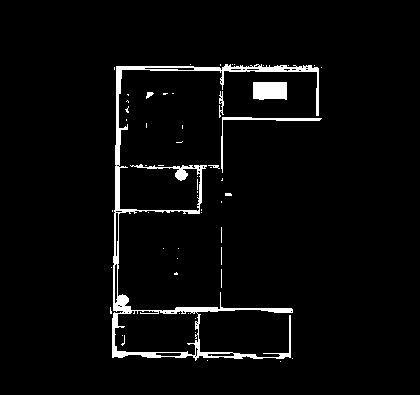
#> input picture src/img/global_map.png, 420 x 395 px, found by its file name
$ python ransac_test.py
#> lines starting #> are read from the running program, lines starting #| are printed output that depends on the picture; after the words box and inside, x2 and y2 are one past the last pixel; in counts of white or black regions, pixels touching at a corner belong together; pictures that were not available may be replaced by others from this repository, and a replacement may not be noted
### ROS_ws/src/custom_slam/custom_slam/ransac_matcher.py
from sklearn.linear_model import RANSACRegressor
import numpy as np
import cv2

class RANSACMatcher:
    def __init__(self, threshold=5.0, max_trials=1000):
        self.threshold = threshold
        self.max_trials = max_trials

    def match(self, source_points, target_points):
        # Ensure the points are in the correct shape
        source_points = np.array(source_points)
        target_points = np.array(target_points)

        if source_points.shape[1] != 2 or target_points.shape[1] != 2:
            raise ValueError("Points must be in shape (N, 2)")

        # Fit RANSAC model
        # ransac = RANSACRegressor(residual_threshold=self.threshold, max_trials=self.max_trials)
        # ransac.fit(source_points, target_points)
        H, inlier_mask = cv2.findHomography(source_points, target_points, cv2.RANSAC, self.threshold)

        # # Get inliers and outliers
        # inliers = ransac.inlier_mask_
        # outliers = np.logical_not(inliers)

        # return inliers, outliers

        if inlier_mask is None:
            inlier_mask = np.zeros((len(source_points),), dtype=bool)
        else:
            inlier_mask = inlier_mask.ravel().astype(bool)

        outlier_mask = ~inlier_mask
        return inlier_mask, outlier_mask

    def set_threshold(self, threshold):
        self.threshold = threshold
        print(f"Threshold set to: {self.threshold}")

### ROS_ws/src/custom_slam/custom_slam/ransac_test.py
import cv2
import numpy as np
from ransac_matcher import RANSACMatcher


def extract_features(img):
    """Extract keypoints using ORB (or any other detector)."""
    orb = cv2.ORB_create()
    keypoints, descriptors = orb.detectAndCompute(img, None)
    return keypoints, descriptors

def match_features(desc1, desc2):
    """Match descriptors using brute-force Hamming distance."""
    bf = cv2.BFMatcher(cv2.NORM_HAMMING, crossCheck=True)
    matches = bf.match(desc1, desc2)
    matches = sorted(matches, key=lambda x: x.distance)
    return matches

def get_matched_points(kp1, kp2, matches):
    """Convert matched keypoints to (x, y) coordinate arrays."""
    src_pts = np.float32([kp1[m.queryIdx].pt for m in matches])
    tgt_pts = np.float32([kp2[m.trainIdx].pt for m in matches])
    return src_pts, tgt_pts

def main():
    # Load two grayscale images
    img1 = cv2.imread('src/img/global_map.png', cv2.IMREAD_GRAYSCALE)
#> img1: shape (395, 420); 3.6% white; 56 white regions (49 under 20 px), largest, box (x1, y1, x2, y2) and area: (112, 64, 319, 361) 4626, (253, 82, 287, 100) 585, (221, 117, 322, 173) 359
    img2 = cv2.imread('src/img/local_map_2.png', cv2.IMREAD_GRAYSCALE)
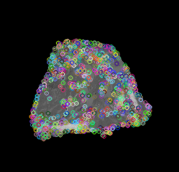
#> input picture src/img/bad_local_features.png, 179 x 172 px, given in place of local_map_2.png, which was not available
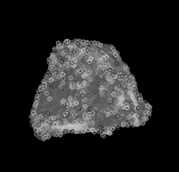
#> img2: shape (172, 179); min 0, max 206, mean 32.7

    if img1 is None or img2 is None:
        print("Error loading images.")
        return

    # Extract features and match them
    kp1, desc1 = extract_features(img1)
#> in extract_features, `keypoints, descriptors = orb.detectAndCompute(img, None)`: keypoints = 479 keypoints; strongest (x, y, size): (199, 167, 31), (118, 211, 31), (197, 206, 31), (217, 167, 31)
#> kp1 has the same summary as keypoints in extract_features
    kp2, desc2 = extract_features(img2)
#> in extract_features (call 2), `keypoints, descriptors = orb.detectAndCompute(img, None)`: keypoints = 343 keypoints; strongest (x, y, size): (110, 134, 31), (110, 133, 37.2), (112, 131, 37.2), (67, 39, 31)
#> kp2 has the same summary as keypoints in extract_features
    matches = match_features(desc1, desc2)
#> in match_features, `matches = bf.match(desc1, desc2)`: matches = 68 matches
#> matches = 68 matches
    src_pts, tgt_pts = get_matched_points(kp1, kp2, matches)
#> in get_matched_points, `src_pts = np.float32([kp1[m.queryIdx].pt for m in matches])`: src_pts = 68 pairs, first value 113.8 to 318, second value 64 to 357
#> in get_matched_points, `tgt_pts = np.float32([kp2[m.trainIdx].pt for m in matches])`: tgt_pts = 68 pairs, first value 31 to 146, second value 40.8 to 140

    # Run RANSAC matching
    matcher = RANSACMatcher(threshold=2.0, max_trials=1000)
    inliers, outliers = matcher.match(src_pts, tgt_pts)
#> in match, `source_points = np.array(source_points)`: source_points has the same summary as src_pts in get_matched_points
#> in match, `target_points = np.array(target_points)`: target_points has the same summary as tgt_pts in get_matched_points
#> in match, `H, inlier_mask = cv2.findHomography(source_points, target_points, cv2...`: H = [[-0.403, 0.113, 78.07], [-0.44, 0.123, 85.35], [-0.00517, 0.00146, 1]]; inlier_mask = 68 values, max 1 at index 11, min 0 at index 0, mean 0.0735

    print(f"Inliers: {np.sum(inliers)} / {len(matches)}")
#| Inliers: 5 / 68

    # Optional: visualize matches
    inlier_matches = [m for i, m in enumerate(matches) if inliers[i]]
#> inlier_matches = 5 matches
    img_match = cv2.drawMatches(img1, kp1, img2, kp2, inlier_matches, None,
                                 flags=cv2.DrawMatchesFlags_NOT_DRAW_SINGLE_POINTS)
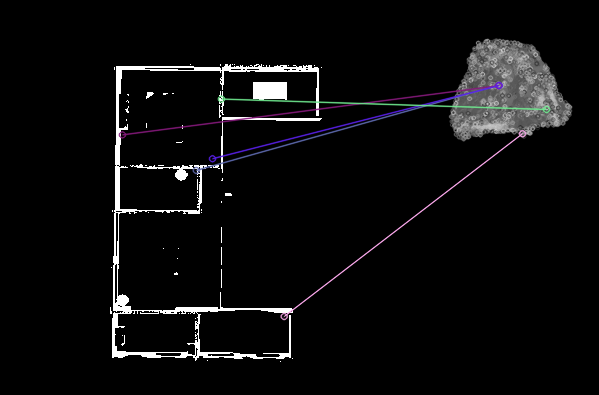
#> img_match: shape (395, 599, 3); mean of channels 0, 1, 2 12.1, 11.4, 11.7; drawn as B, G, R
    cv2.imshow("Inlier Matches", img_match)
    cv2.waitKey(0)
    cv2.destroyAllWindows()

if __name__ == "__main__":
    main()
